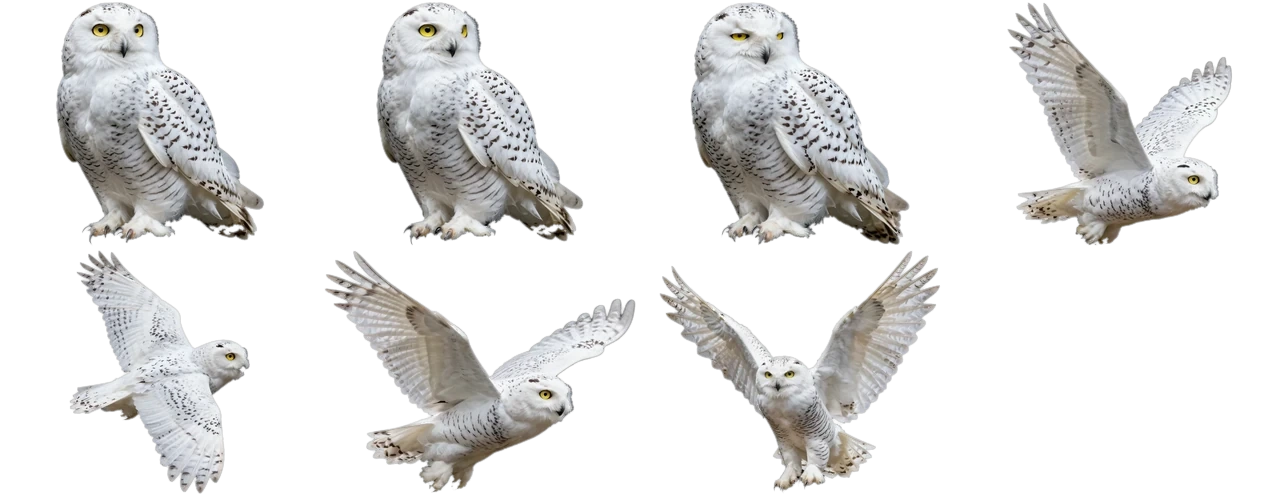
#> input picture app/assets/owl-sheet.webp, 1280 x 496 px
$ python -i cutout_owl.py   (imports and definitions only)
#> lines starting #> are read from the running program, lines starting #| are printed output that depends on the picture; after the words box and inside, x2 and y2 are one past the last pixel; in counts of white or black regions, pixels touching at a corner belong together
"""Owl tooling: cut-out and sprite sheet.

Cut out an owl generated on a black background (the background connected to the edges becomes transparent):
    python -I tools/cutout_owl.py <input.png> <output.png> [max_size]

Pack cut-out poses into one sprite sheet (a grid of 4 columns, equal cells of 320 x 248, bottom-centred, an ivory
rim baked into the alpha so the launcher needs no CSS filter), plus a small original feather:
    python -I tools/cutout_owl.py --sheet app/assets/owl-sheet.webp app/assets/owl-perch.png app/assets/owl-look.png ...
    python -I tools/cutout_owl.py --feather app/assets/feather.webp
The cells are read left to right, then top to bottom, in the order of the arguments (perch, look, sleep, up, down,
glide, land); owl.js reads the same order from its `cells` option and the grid from its `cols` option (4).
Cell size: twice the owl's largest box on screen at 960 x 540 CSS px (owl.css: 1.9 x 1.47 x 8.2 cqw = 150 x 116 px),
so 320 x 248 with a little margin for the flight's 1.045 scale; the sheet stays 1280 x 496, far below the 2048 px
texture limit of weak TV GPUs (the former one-row sheet of 825 x 640 cells was 5775 px wide, 15 MB decoded).

Repack an existing one-row sheet (cells of equal width, in order) into the grid, without the source poses:
    python -I tools/cutout_owl.py --regrid old-sheet.webp app/assets/owl-sheet.webp 7

Grade a sheet for the Parapet's moonlit night (run it once, on an ungraded sheet: studio white would be the brightest thing on the
screen, on the darkest rock). A cool multiply, highlights peaking near 200; her yellow eyes keep their light:
    python -I tools/cutout_owl.py --grade app/assets/owl-sheet.webp app/assets/owl-sheet.webp
"""
import sys

from PIL import Image, ImageChops, ImageDraw, ImageFilter

IVORY = (0xF1, 0xEB, 0xDD)


def cut(src: str, dst: str, size: int = 640) -> None:
#> called with src = '../app/assets/owl-sheet.webp', dst = 'out.png', size = 640
    img = Image.open(src).convert("RGB")
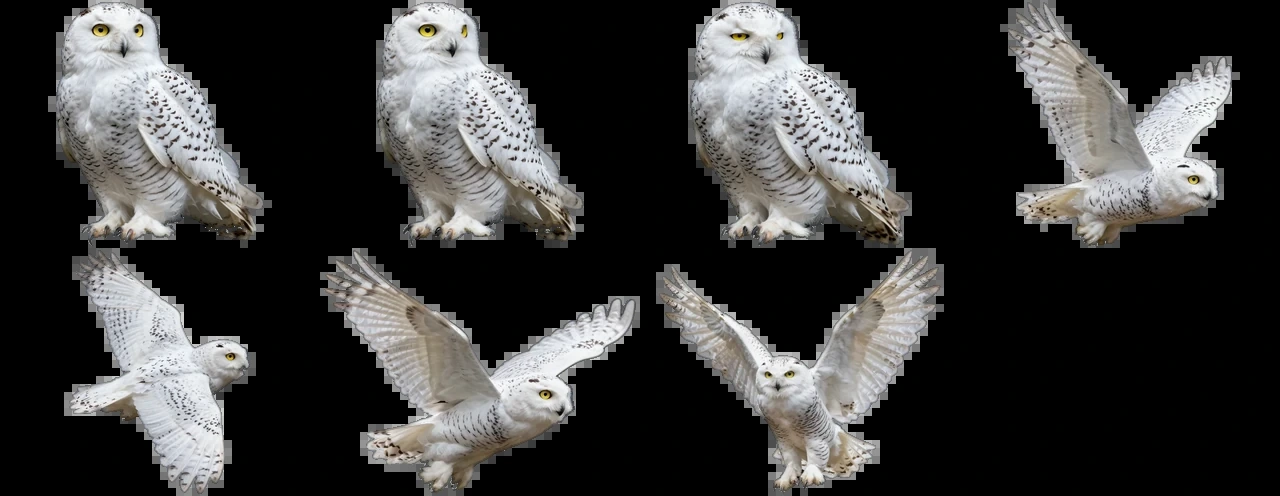
#> img: PIL image 1280x496 RGB; mean R, G, B 58, 57.6, 57
    lum = img.convert("L")
    # Dark pixels = background candidates; keep only those connected to the edges.
    dark = lum.point(lambda v: 255 if v < 34 else 0)
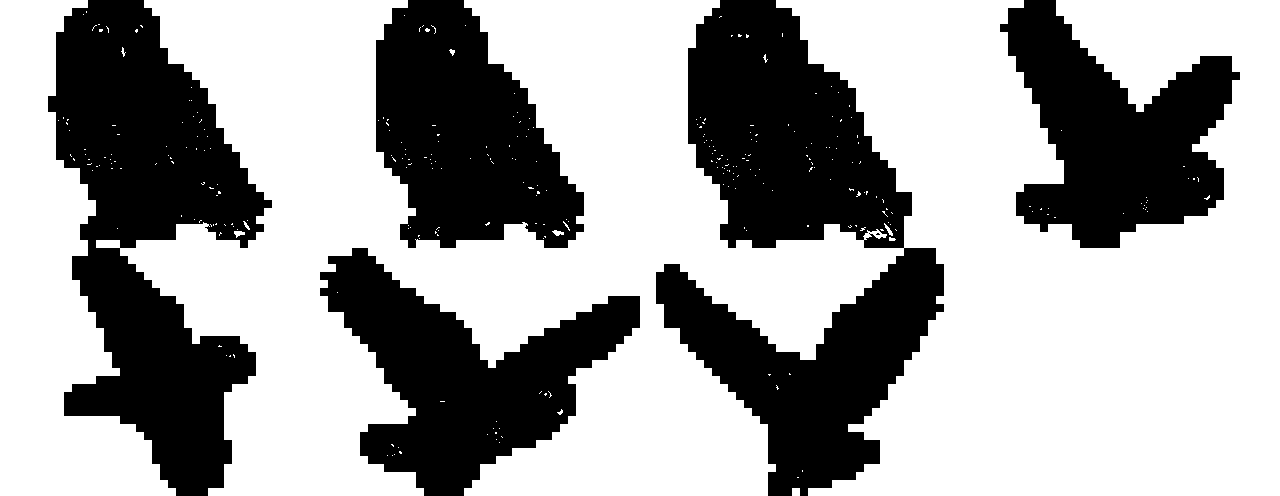
#> dark: PIL image 1280x496 L; 63.9% white; 6 black regions (1 under 20 px), largest, box (x1, y1, x2, y2) and area: (656, 0, 944, 496) 68459, (48, 0, 272, 496) 58848, (320, 248, 640, 496) 34939, (376, 0, 584, 248) 34622, (1000, 0, 1240, 248) 32337
    w, h = dark.size
#> w = 1280; h = 496
    seeds = [(x, 0) for x in range(0, w, 16)] + [(x, h - 1) for x in range(0, w, 16)]
    seeds += [(0, y) for y in range(0, h, 16)] + [(w - 1, y) for y in range(0, h, 16)]
    for s in seeds:
        if dark.getpixel(s) == 255:
            ImageDraw.floodfill(dark, s, 128)
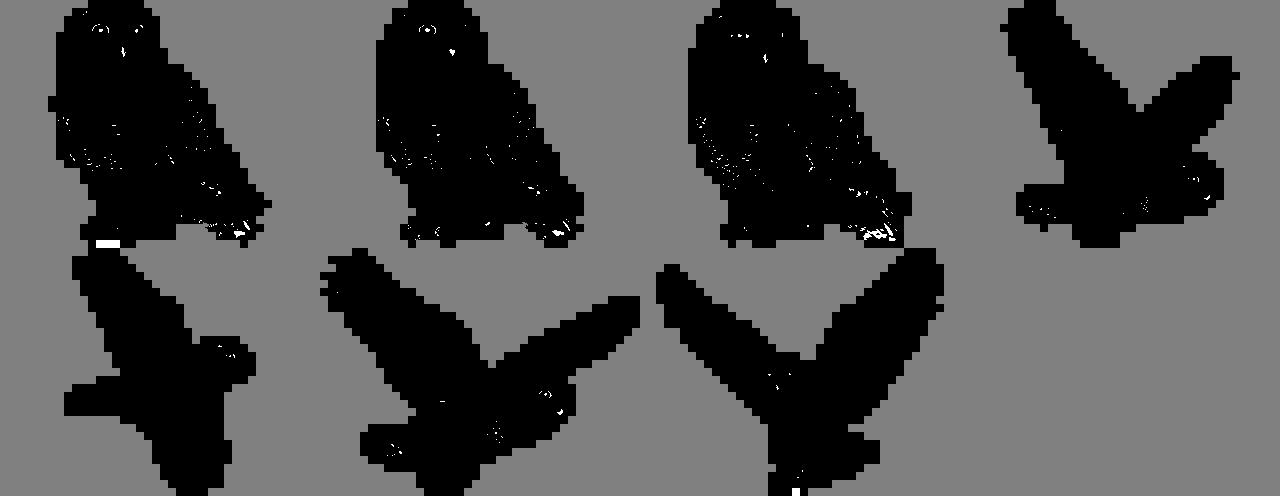
#> dark: PIL image 1280x496 L; min 0, max 255, mean 82.1
    bg = dark.point(lambda v: 255 if v == 128 else 0)
#> bg: PIL image 1280x496 L; 63.7% white; 5 black regions, box (x1, y1, x2, y2) and area: (656, 0, 944, 496) 68992, (48, 0, 272, 496) 59325, (320, 248, 640, 496) 35008, (376, 0, 584, 248) 34880, (1000, 0, 1240, 248) 32384
    alpha = ImageChops.invert(bg).filter(ImageFilter.MinFilter(3)).filter(ImageFilter.GaussianBlur(1.6))
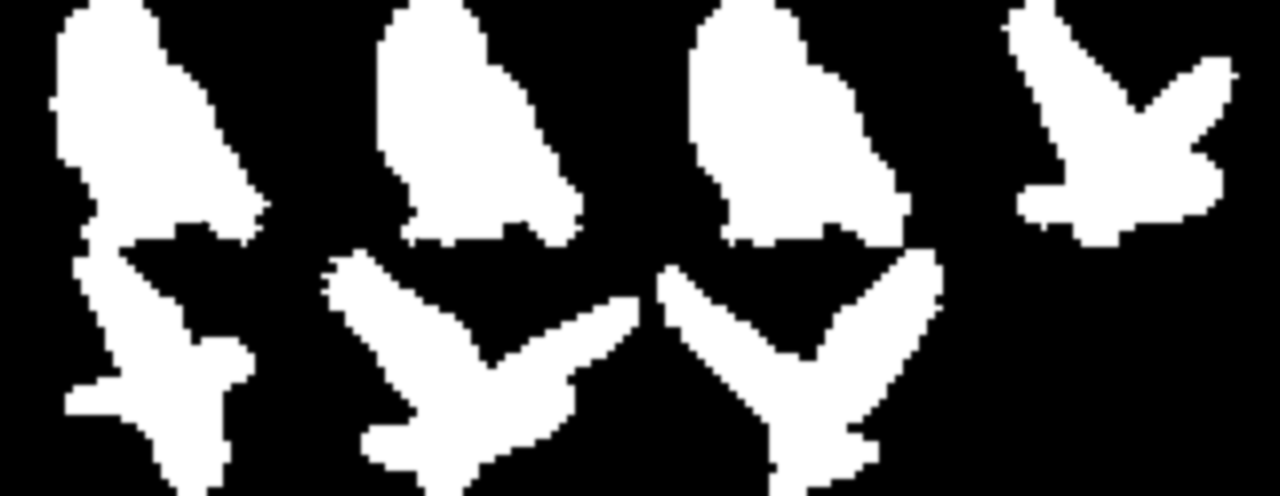
#> alpha: PIL image 1280x496 L; min 0, max 255, mean 89.5
    # Soft edge: a dark pixel on the rim stays partially transparent.
    soft = lum.point(lambda v: min(255, max(0, (v - 20) * 6)))
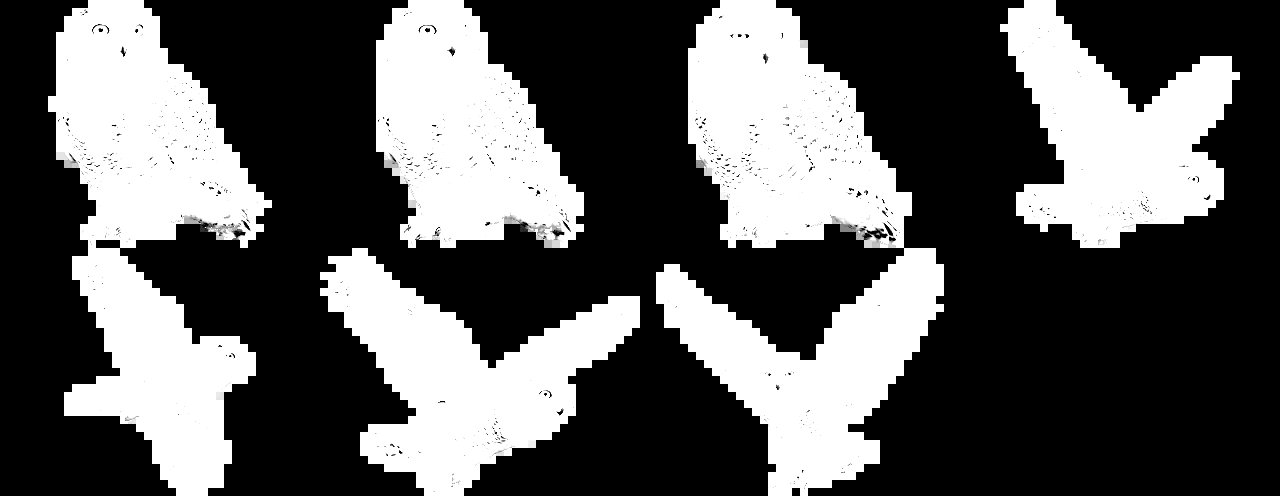
#> soft: PIL image 1280x496 L; min 0, max 255, mean 91.5
    edge = ImageChops.lighter(soft, alpha.filter(ImageFilter.MinFilter(5)))
    alpha = ImageChops.multiply(alpha, edge)
    out = img.convert("RGBA")
    # Border forced transparent: avoids a light fringe when the image is rotated.
    ImageDraw.Draw(alpha).rectangle((0, 0, w - 1, h - 1), outline=0, width=3)
    out.putalpha(alpha)
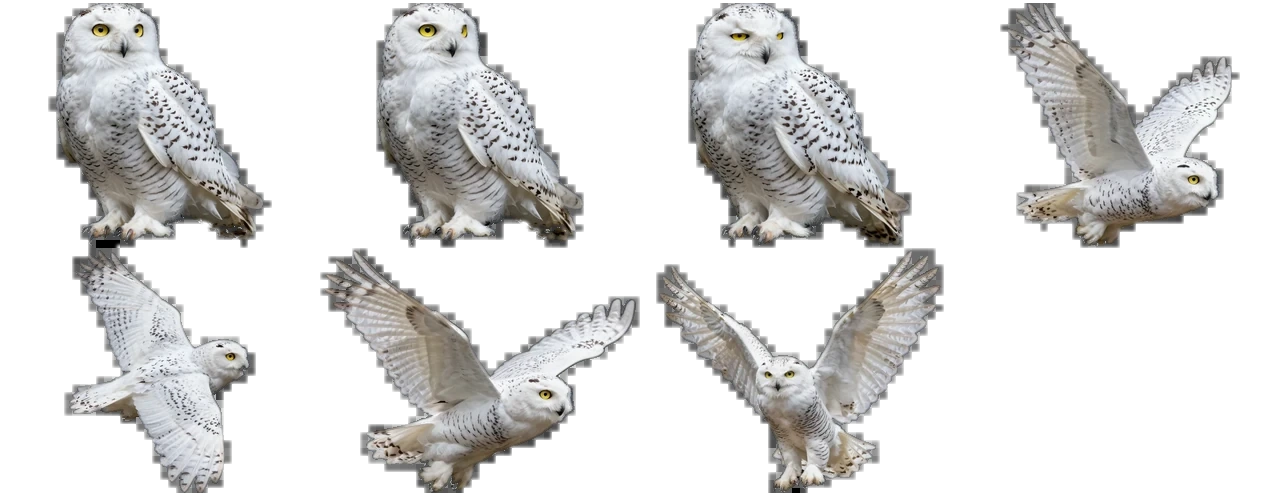
#> out: PIL image 1280x496 RGBA; mean R, G, B, A 58, 57.6, 57, 88.3; transparent parts drawn white
    bbox = alpha.point(lambda v: 255 if v > 20 else 0).getbbox()
#> bbox = (48, 3, 1240, 493)
    if bbox:
        pad = 8
        bbox = (max(0, bbox[0] - pad), max(0, bbox[1] - pad), min(w, bbox[2] + pad), min(h, bbox[3] + pad))
#> bbox = (40, 0, 1248, 496)
        out = out.crop(bbox)
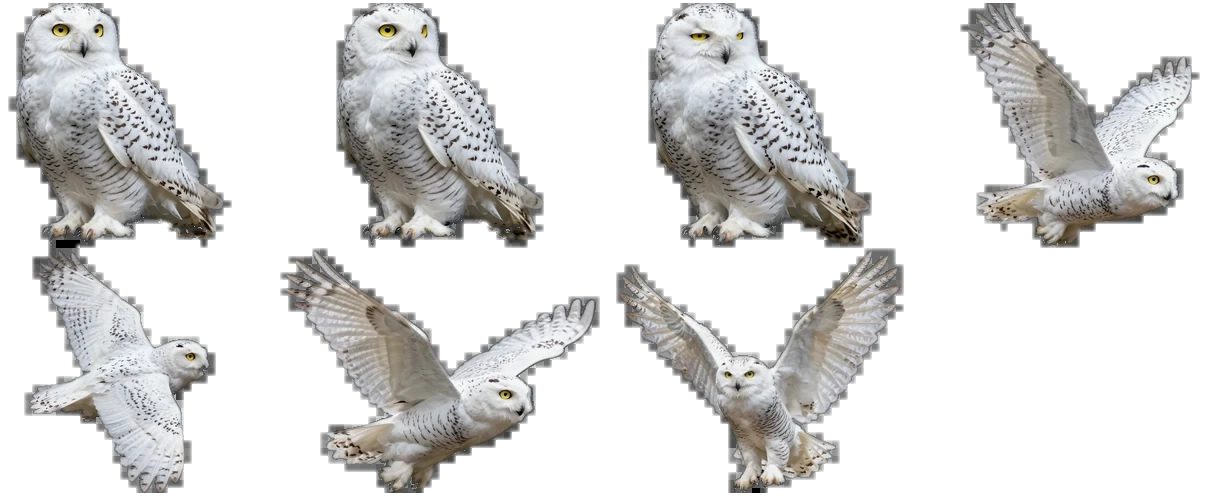
#> out: PIL image 1208x496 RGBA; mean R, G, B, A 61.5, 61.1, 60.4, 93.5; transparent parts drawn white
    out.thumbnail((size, size), Image.LANCZOS)
#> out: PIL image 640x263 RGBA
    out.save(dst, optimize=True)
    print(dst, out.size)
#| out.png (640, 263)


# [8 lines left out: function rim, not called in this run]


CELL = (320, 248)   # cell size in the sheet (see the docstring)
COLS = 4


# [42 lines left out: functions grid, sheet, fit, regrid, not called in this run]


GRADE = (0.80, 0.84, 0.92)   # the moon's light on her
PEAK = 200                   # what her whitest feather reaches


# [29 lines left out: functions grade, feather, not called in this run]


# [12 lines not run here, left out]

>>> result = cut('../app/assets/owl-sheet.webp', 'out.png')

$ run again, on app/assets/owl-look.png
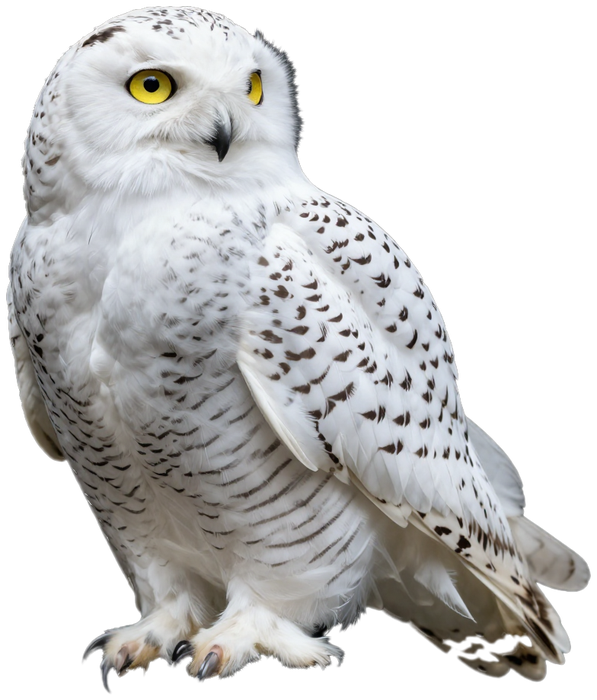
#> input picture app/assets/owl-look.png, 597 x 700 px
#> in cut, `dark = lum.point(lambda v: 255 if v < 34 else 0)`:
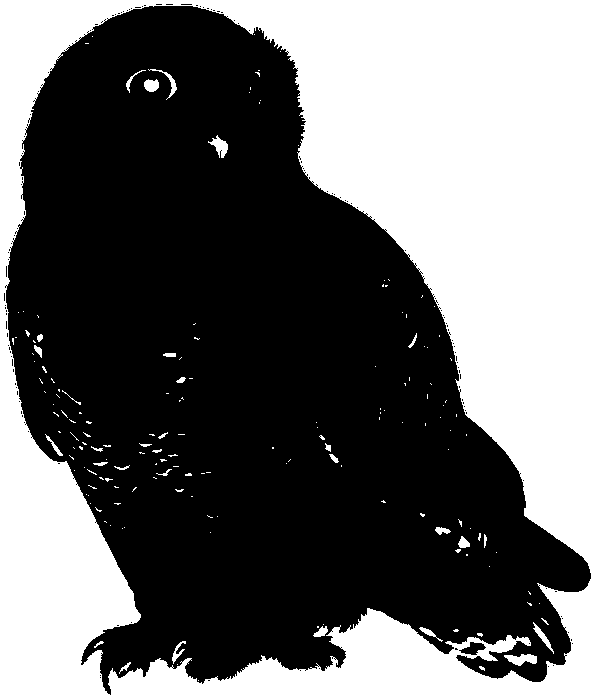
#> dark: PIL image 597x700 L; 41.9% white; 169 white regions (138 under 20 px), largest, box (x1, y1, x2, y2) and area: (0, 0, 597, 700) 172356, (504, 654, 537, 666) 248, (208, 135, 228, 158) 212
#> bg: PIL image 597x700 L; 41.2% white; 1 white region, box (x1, y1, x2, y2) and area: (0, 0, 597, 700) 172304
#> in cut, `edge = ImageChops.lighter(soft, alpha.filter(ImageFilter.MinFilter(5)))`:
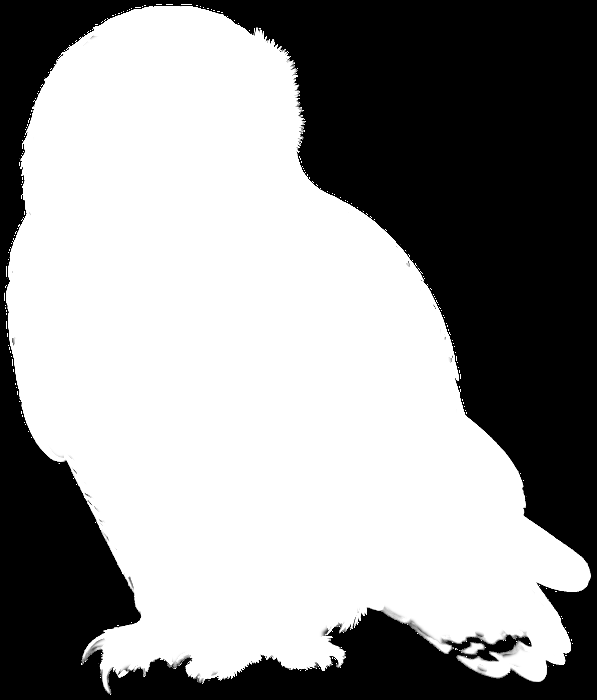
#> edge: PIL image 597x700 L; min 0, max 255, mean 149.2
#> in cut, `bbox = alpha.point(lambda v: 255 if v > 20 else 0).getbbox()`: bbox = (6, 6, 591, 693)
#> in cut, `bbox = (max(0, bbox[0] - pad), max(0, bbox[1] - pad), min(w, bbox[2] +..`: bbox = (0, 0, 597, 700)
#| out.png (546, 640)
